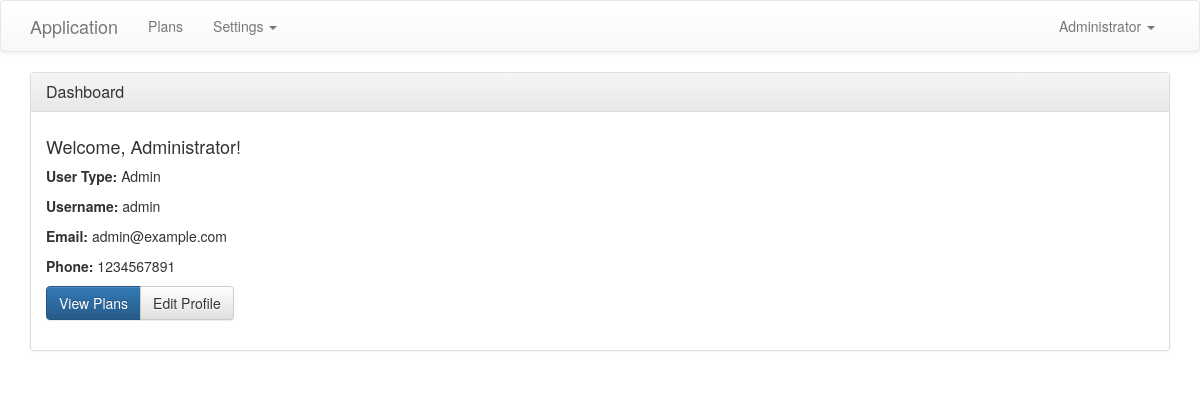
The app's page / (signed in) with its own data.
### tables this page shows
CREATE TABLE tbl_users (
    id INT AUTO_INCREMENT PRIMARY KEY,
    username VARCHAR(50) UNIQUE NOT NULL,
    password_hash VARCHAR(255) NOT NULL,
    fullname VARCHAR(100) NOT NULL,
    phone VARCHAR(20),
    email VARCHAR(100),
    user_type ENUM('SuperAdmin', 'Admin', 'Agent', 'Sales') NOT NULL,
    root INT DEFAULT NULL,
    status ENUM('active', 'inactive') DEFAULT 'active',
    created_at TIMESTAMP DEFAULT CURRENT_TIMESTAMP,
    FOREIGN KEY (root) REFERENCES tbl_users(id) ON DELETE SET NULL
);

### config.php (called while the page is built, shortened)
<?php
function getDB() {
    static $pdo = null;
    if ($pdo === null) {
        try {
            $pdo = new PDO(
                "mysql:host=" . DB_HOST . ";dbname=" . DB_NAME . ";charset=utf8mb4",
                DB_USER,
                DB_PASS,
                [
                    PDO::ATTR_ERRMODE => PDO::ERRMODE_EXCEPTION,
                    PDO::ATTR_DEFAULT_FETCH_MODE => PDO::FETCH_ASSOC,
                    PDO::ATTR_EMULATE_PREPARES => false
                ]
            );
        } catch (PDOException $e) {
            die("Database connection failed: " . $e->getMessage());
        }
    }
    return $pdo;
}
function isLoggedIn() {
    return isset($_SESSION['user_id']);
}
function getCurrentUser() {
    static $user = null;
    if ($user === null) {
        $pdo = getDB();
        $stmt = $pdo->prepare("SELECT * FROM tbl_users WHERE id = ?");
        $stmt->execute([$_SESSION['user_id']]);
        $user = $stmt->fetch();
    }
    return $user;
}
?>

### views/dashboard.php (the view, shortened to what this page needs)
<div class="row">
    <div class="col-md-12">
        <div class="panel panel-default">
            <div class="panel-heading">
                <h3 class="panel-title">Dashboard</h3>
            </div>
            <div class="panel-body">
                <h4>Welcome, <?php echo htmlspecialchars($user['fullname']); ?>!</h4>
                <p><strong>User Type:</strong> <?php echo htmlspecialchars($user['user_type']); ?></p>
                <p><strong>Username:</strong> <?php echo htmlspecialchars($user['username']); ?></p>
                <p><strong>Email:</strong> <?php echo htmlspecialchars($user['email'] ?? 'Not set'); ?></p>
                <p><strong>Phone:</strong> <?php echo htmlspecialchars($user['phone'] ?? 'Not set'); ?></p>
                <div class="btn-group">
                    <a href="index.php?_route=plan/list" class="btn btn-primary">View Plans</a>
                    <a href="index.php?_route=settings/users-edit/<?php echo $user['id']; ?>" class="btn btn-default">Edit Profile</a>
                </div>
            </div>
        </div>
    </div>
</div>
<?php $content = ob_get_clean(); include 'layout.php'; ?>

### views/layout.php (shortened to what this page needs)
<!DOCTYPE html>
<html lang="en">
<head>
    <link rel="stylesheet" href="https://maxcdn.bootstrapcdn.com/bootstrap/3.3.7/css/bootstrap.min.css">
    <link rel="stylesheet" href="https://maxcdn.bootstrapcdn.com/bootstrap/3.3.7/css/bootstrap-theme.min.css">
</head>
<body>
    <?php if (isLoggedIn()): ?>
    <nav class="navbar navbar-default">
        <div class="container">
            <div class="navbar-header">
                <a class="navbar-brand" href="index.php?_route=home">Application</a>
            </div>
            <div id="navbar" class="navbar-collapse collapse">
                <ul class="nav navbar-nav">
                    <li><a href="index.php?_route=plan/list">Plans</a></li>
                    <li class="dropdown">
                        <a href="#" class="dropdown-toggle" data-toggle="dropdown" role="button">Settings <span class="caret"></span></a>
                    </li>
                </ul>
                <ul class="nav navbar-nav navbar-right">
                    <li class="dropdown">
                        <a href="#" class="dropdown-toggle" data-toggle="dropdown" role="button">
                            <?php echo htmlspecialchars(getCurrentUser()['fullname']); ?> <span class="caret"></span>
                        </a>
                    </li>
                </ul>
            </div>
        </div>
    </nav>
    <?php endif; ?>
    <div class="container">
        <?php echo $content ?? ''; ?>
    </div>
</body>
</html>

### views/layout.php (style rules this page uses)
.navbar { margin-bottom: 20px; }
.panel { margin-bottom: 20px; }
.btn-group { margin-bottom: 15px; }

### records on screen
tbl_users: fullname "Administrator", user_type "Admin", username "admin", email "admin@example.com", phone "1234567891"
